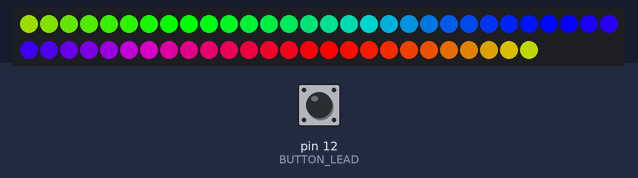
Bench run of a sketch on a simulated Arduino Uno, built with avr-gcc and run on an emulated ATmega328P. Shown: 56 RGB LEDs in strip order, left to right, continuing on the next row. The inputs (shaded band) are chosen by the test bench; at power-on: pin 12 (BUTTON_LEAD) HIGH.

Above: at 1.2 s.
1.3 s: pin 12 (BUTTON_LEAD) pulled LOW for 0.15 s
4.4 s: pin 12 (BUTTON_LEAD) pulled LOW for 1 s
At 4.55 s:
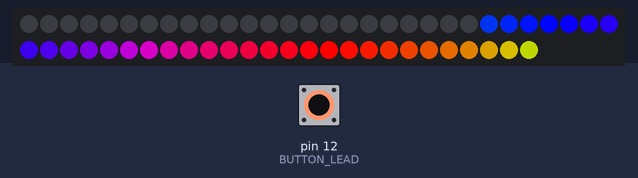
6.0 s: pin 12 (BUTTON_LEAD) pulled LOW for 0.15 s
At 6.7 s:
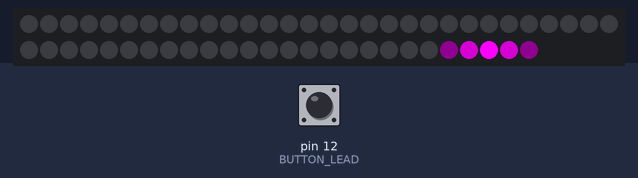
9.1 s: pin 12 (BUTTON_LEAD) pulled LOW for 3.2 s
At 10.3 s:
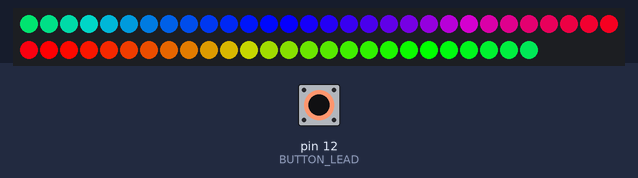
15.3 s: pin 12 (BUTTON_LEAD) pulled LOW for 0.15 s
At 15.45 s:
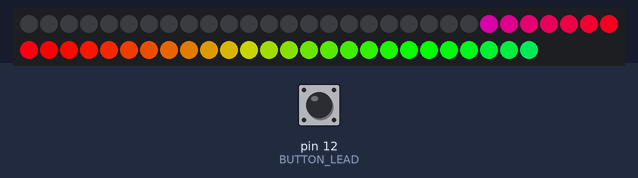
16.0 s: pin 12 (BUTTON_LEAD) pulsed LOW 2 times (0.12 s each, 0.3 s apart)
At 16.15 s:
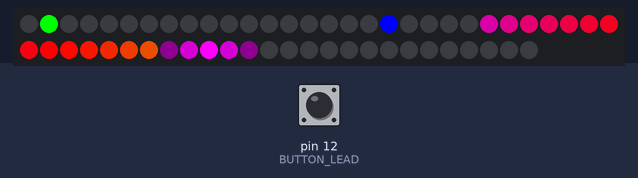
Timing chart, 0 to 19.0 s (numbered marks = the images above; inputs shaded):
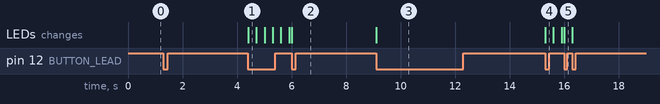

Measured:
- after the input at 4.4 s, the LEDs: change at once (image 1)
- after the input at 9.1 s, the LEDs: change at once (image 3)
- after the input at 15.3 s, the LEDs: change at once (image 4)

The sketch:

NeoLEDStripWithModesDebugged.ino
```cpp
#include <Adafruit_NeoPixel.h>

// change these values to match your board.
#define BUTTON_LEAD 12
#define LED_LEAD 6
#define NUMBER_OF_PIXELS 56
#define NUMBER_OF_MODES 2
#define NUM_LEDS 23

Adafruit_NeoPixel strip = Adafruit_NeoPixel(NUMBER_OF_PIXELS, LED_LEAD, NEO_GRB + NEO_KHZ800);

bool buttonState = LOW;
bool lastButtonState = LOW;

// The following constant is the delay between each pixel flash. It is used in all three modes, therefore, all modes
// flash at the same rate.
// If you need different flash rates, then declare different constants and use those in each mode function. Or let me know and
// I'll do it for you.
const int PIXEL_FLASH_INTERVAL = 25;

unsigned long previousMillis = millis();

int mode = 1; // Default mode is one.

byte colors[3][3] = { {0xff, 0,0xff}, //red? maybe purple?
                        {0, 0xff, 0}, //white? set to green
                        {0   , 0   , 0xff} }; //blue?

void setup() {
  pinMode(BUTTON_LEAD, INPUT_PULLUP);
  strip.begin();
  strip.show();
}

int pos = 0, dir = 1; // Position, direction of "eye"

void loop() {

  switch (mode) {
    case 1:
      rainbow();
      break;

    case 2:
    BouncingColoredBalls(3, colors);
      //colorWipe(strip.Color(0, 255, 0));
      break;

      case 3:
      scanner();
      break;

    default:
      mode = 1;
      break;
  }
}

/* colorWipe function
void colorWipe(uint32_t color) {

  uint32_t i = 0;
  while (i < strip.numPixels()) {
    if (millis() - previousMillis >= PIXEL_FLASH_INTERVAL) {
      previousMillis = millis();
      i++;
    }
    strip.setPixelColor(i, color);
    strip.show();

    if (buttonListener()) {
      break;
    }
  }
}*/


/* rainbow function */
void rainbow() {
  uint16_t j = 0;
  while(j<256*3) {
    if(millis() - previousMillis >= PIXEL_FLASH_INTERVAL) {
      previousMillis = millis();

      uint16_t i = 0;
      while(i < strip.numPixels()) {
        strip.setPixelColor(i, Wheel(((i * 256 / strip.numPixels()) + j) & 255));
        i++;
        if(buttonListener()) { return; }
        }
      strip.show();
      j++;
    }

  }
}

/* Wheel function */
uint32_t Wheel(byte WheelPos) {
  WheelPos = 255 - WheelPos;
  if(WheelPos < 85) {
    return strip.Color(255 - WheelPos * 3, 0, WheelPos * 3);
  }
  if(WheelPos < 170) {
    WheelPos -= 85;
    return strip.Color(0, WheelPos * 3, 255 - WheelPos * 3);
  }
  WheelPos -= 170;
  return strip.Color(WheelPos * 3, 255 - WheelPos * 3, 0);
}

/* monitor button press */
bool buttonListener() {
  bool modeChanged = false;

  buttonState = digitalRead(BUTTON_LEAD);

  if (buttonState != lastButtonState) {
    if (buttonState == LOW) {
      mode++;
      modeChanged = true;
      delay(250);             // Debounce delay. I checked the best parameter and 250 was it.
    }
  }
  lastButtonState = buttonState;

  return modeChanged;
}

void scanner() {
  if (millis() - previousMillis >= PIXEL_FLASH_INTERVAL) {
      previousMillis = millis();

    if(buttonListener()) { return; }

  int j;

  // Draw 5 pixels centered on pos.  setPixelColor() will clip any
  // pixels off the ends of the strip, we don't need to watch for that.
  strip.setPixelColor(pos - 2, 0x100010); // Dark red
  strip.setPixelColor(pos - 1, 0x800080); // Medium red
  strip.setPixelColor(pos    , 0xff00ff); // Center pixel is brightest
  strip.setPixelColor(pos + 1, 0x800080); // Medium red
  strip.setPixelColor(pos + 2, 0x100010); // Dark red

  strip.show();
  //delay(60);


  // Rather than being sneaky and erasing just the tail pixel,
  // it's easier to erase it all and draw a new one next time.
  for(j=-2; j<= 2; j++) strip.setPixelColor(pos+j, 0);

  // Bounce off ends of strip
  pos += dir;
  if(pos < 0) {
    pos = 1;
    dir = -dir;
  } else if(pos >= strip.numPixels()) {
    pos = strip.numPixels() - 2;
    dir = -dir;
  }
}
}


void BouncingColoredBalls(int BallCount, byte colors[][3]) {
  float Gravity = -9.81;
  int StartHeight = 1;

  float Height[BallCount];
  float ImpactVelocityStart = sqrt( -2 * Gravity * StartHeight );
  float ImpactVelocity[BallCount];
  float TimeSinceLastBounce[BallCount];
  int   Position[BallCount];
  long  ClockTimeSinceLastBounce[BallCount];
  float Dampening[BallCount];

  for (int i = 0 ; i < BallCount ; i++) {
    ClockTimeSinceLastBounce[i] = millis();
    Height[i] = StartHeight;
    Position[i] = 0;
    ImpactVelocity[i] = ImpactVelocityStart;
    TimeSinceLastBounce[i] = 0;
    Dampening[i] = 0.90 - float(i)/pow(BallCount,2);
  }

  while (true) {
    for (int i = 0 ; i < BallCount ; i++) {
      TimeSinceLastBounce[i] =  millis() - ClockTimeSinceLastBounce[i];
      Height[i] = 0.5 * Gravity * pow( TimeSinceLastBounce[i]/1000 , 2.0 ) + ImpactVelocity[i] * TimeSinceLastBounce[i]/1000;

      if ( Height[i] < 0 ) {
        Height[i] = 0;
        ImpactVelocity[i] = Dampening[i] * ImpactVelocity[i];
        ClockTimeSinceLastBounce[i] = millis();

        if ( ImpactVelocity[i] < 0.01 ) {
          ImpactVelocity[i] = ImpactVelocityStart;
        }
      }
      Position[i] = round( Height[i] * (NUM_LEDS - 1) / StartHeight);
    }

    for (int i = 0 ; i < BallCount ; i++) {
      setPixel(Position[i],colors[i][0],colors[i][1],colors[i][2]);
    }

    if(buttonListener()) { return; }

    showStrip();
    setAll(0,0,0);
  }
}


void showStrip() {
 #ifdef ADAFRUIT_NEOPIXEL_H
   // NeoPixel
   strip.show();
 #endif
 #ifndef ADAFRUIT_NEOPIXEL_H
   // FastLED
   FastLED.show();
 #endif
}

void setPixel(int Pixel, byte red, byte green, byte blue) {
 #ifdef ADAFRUIT_NEOPIXEL_H
   // NeoPixel
   strip.setPixelColor(Pixel, strip.Color(red, green, blue));
 #endif
 #ifndef ADAFRUIT_NEOPIXEL_H
   // FastLED
   leds[Pixel].r = red;
   leds[Pixel].g = green;
   leds[Pixel].b = blue;
 #endif
}

void setAll(byte red, byte green, byte blue) {
  for(int i = 0; i < NUM_LEDS; i++ ) {
    setPixel(i, red, green, blue);
  }
  showStrip();
}
```
